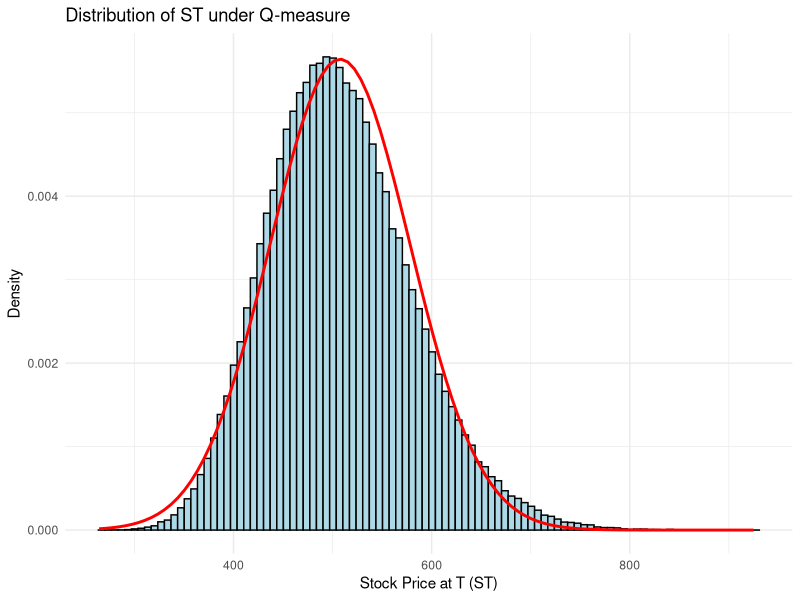

Write R code to recreate this figure.
# Monte Carlo risk-neutral pricing of a European call
bs_mc_call <- function(S0, K, T, r, sigma, n_paths = 1e5){
  Z <- rnorm(n_paths)
  ST <- S0 * exp((r - 0.5*sigma^2)*T + sigma*sqrt(T)*Z) # Q-dynamics
  mean(pmax(ST - K, 0)) * exp(-r*T)
}

# sanity check vs closed form
bs_call <- function(S0, K, T, r, sigma){
  d1 <- (log(S0/K) + (r + 0.5*sigma^2)*T) / (sigma*sqrt(T))
  d2 <- d1 - sigma*sqrt(T)
  S0*pnorm(d1) - K*exp(-r*T)*pnorm(d2)
}

S0 <- 500; K <- 500; T <- 0.5; r <- 0.03; sigma <- 0.2
set.seed(1)
mc  <- bs_mc_call(S0,K,T,r,sigma, n_paths = 200000)
bsc <- bs_call(S0,K,T,r,sigma)
cat(sprintf("MC(Q) ≈ %.4f  |  Black–Scholes ≈ %.4f\n", mc, bsc))

# plot the distribution of ST (under Q-measure)
library(ggplot2)
library(dplyr)
set.seed(1)
Z <- rnorm(200000)
ST <- S0 * exp((r - 0.5*sigma^2)*T + sigma*sqrt(T)*Z)
df_ST <- data.frame(ST = ST)
ggplot(df_ST, aes(x = ST)) +
  geom_histogram(aes(y = ..density..), bins = 100, fill = "lightblue", color = "black") +
  stat_function(fun = dnorm, args = list(mean = S0 * exp(r * T), sd = S0 * sigma * sqrt(T)),
                color = "red", size = 1) +
  labs(title = "Distribution of ST under Q-measure",
       x = "Stock Price at T (ST)", y = "Density") +
  theme_minimal()
